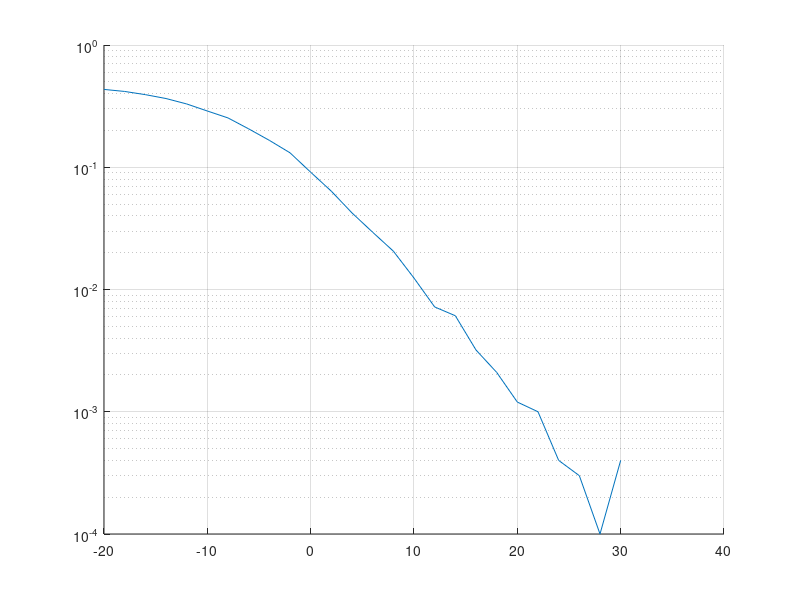

Write the MATLAB code that produced this figure.
N=10000; 
snr =-20:2:40;
data=randn(1,N)>=0; %random bitstream
info = 2*data-1; 
time=0:0.0001:N*0.0001-0.0001; %10KHz
bitstream_transmit=zeros(1,N);
P=2;
for k=1:N %bpsk
    if(info(k)==1)
        bitstream_transmit(k)=-sqrt(P);
    else
        bitstream_transmit(k)=sqrt(P);
    end
end



error=[]
for i=snr %adding channel effects
    h=sqrt(P)*abs(randn(1,N)+j*randn(1,N)); %rayleigh amplitude
%     norm(h)
%     abs(h)
    snr__ = 10^(i/10);
    std = sqrt(P/snr__);
    n=(std)*randn(1,N); %AWGN
    channel=bitstream_transmit.*h+n;

    bitstream_received=zeros(1,N);
%     channel=channel./norm(h);
    for k=1:N %demodulate bpsk
        if(channel(k)>=0)  
            bitstream_received(k)=0;
        else
            bitstream_received(k)=1;
        end
    end

    hold on
%     plot(time,bitstream_received)


    ber=sum(xor(data,bitstream_received)/N);
    error=[error ber];
end

semilogy(snr,error)
grid on
error